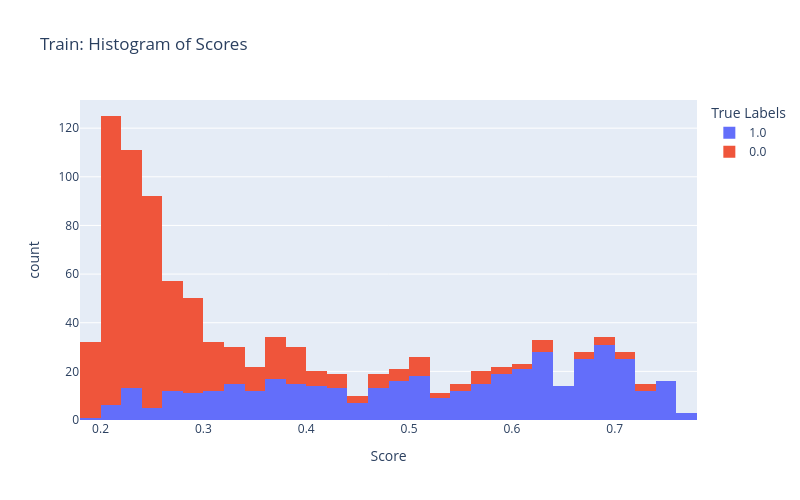
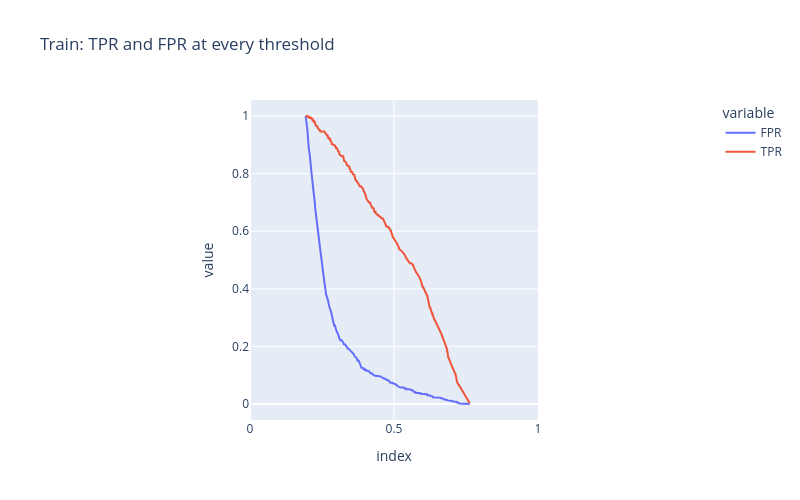
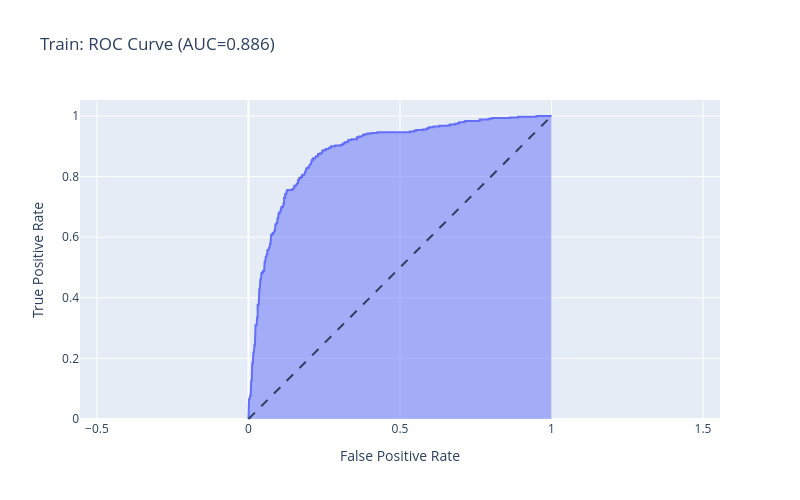
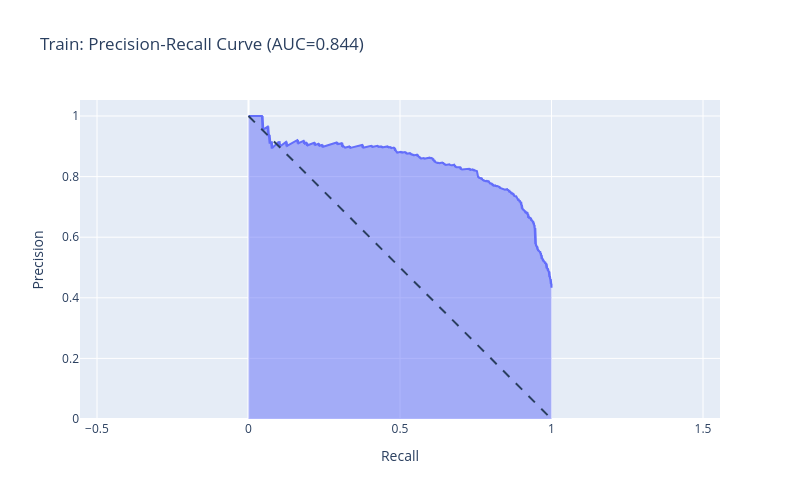

The cell these charts' notebook holds for them, in order:
### Code cell
for y_true, y_score, name in [(train_y_true, train_y_score, 'Train'),
                               (val_y_true, val_y_score, 'Validation')]:
    plot_preliminary_plots(y_true, y_score, name)
    plot_roc_curve(y_true, y_score, name)
    plot_pr_curve(y_true, y_score, name)

### Figure 1 — Plotly figure (JSON) as saved in the notebook; plotly's stock layout.template omitted (floating-point values rounded to 4 significant figures; data arrays with more than 128 entries replaced by an {"elided": "..."} marker saying what was removed)
{"data": [{"bingroup": "x", "hovertemplate": "True Labels=1.0<br>Score=%{x}<br>count=%{y}<extra></extra>", "legendgroup": "1.0", "marker": {"color": "#636efa", "pattern": {"shape": ""}}, "name": "1.0", "nbinsx": 50, "orientation": "v", "showlegend": true, "type": "histogram", "x": {"elided": "430 float values"}, "xaxis": "x", "yaxis": "y"}, {"bingroup": "x", "hovertemplate": "True Labels=0.0<br>Score=%{x}<br>count=%{y}<extra></extra>", "legendgroup": "0.0", "marker": {"color": "#EF553B", "pattern": {"shape": ""}}, "name": "0.0", "nbinsx": 50, "orientation": "v", "showlegend": true, "type": "histogram", "x": {"elided": "562 float values"}, "xaxis": "x", "yaxis": "y"}], "layout": {"barmode": "relative", "height": 500, "legend": {"title": {"text": "True Labels"}, "tracegroupgap": 0}, "title": {"text": "Train: Histogram of Scores"}, "width": 800, "xaxis": {"anchor": "y", "domain": [0, 1], "title": {"text": "Score"}}, "yaxis": {"anchor": "x", "domain": [0, 1], "title": {"text": "count"}}}}

### Figure 2 — Plotly figure (JSON) as saved in the notebook; plotly's stock layout.template omitted (floating-point values rounded to 4 significant figures; data arrays with more than 128 entries replaced by an {"elided": "..."} marker saying what was removed)
{"data": [{"hovertemplate": "variable=FPR<br>index=%{x}<br>value=%{y}<extra></extra>", "legendgroup": "FPR", "line": {"color": "#636efa", "dash": "solid"}, "marker": {"symbol": "circle"}, "mode": "lines", "name": "FPR", "orientation": "v", "showlegend": true, "type": "scatter", "x": {"elided": "278 float values"}, "xaxis": "x", "y": {"elided": "278 float values"}, "yaxis": "y"}, {"hovertemplate": "variable=TPR<br>index=%{x}<br>value=%{y}<extra></extra>", "legendgroup": "TPR", "line": {"color": "#EF553B", "dash": "solid"}, "marker": {"symbol": "circle"}, "mode": "lines", "name": "TPR", "orientation": "v", "showlegend": true, "type": "scatter", "x": {"elided": "278 float values"}, "xaxis": "x", "y": {"elided": "278 float values"}, "yaxis": "y"}], "layout": {"height": 500, "legend": {"title": {"text": "variable"}, "tracegroupgap": 0}, "title": {"text": "Train: TPR and FPR at every threshold"}, "width": 800, "xaxis": {"anchor": "y", "constrain": "domain", "domain": [0, 1], "range": [0, 1], "title": {"text": "index"}}, "yaxis": {"anchor": "x", "domain": [0, 1], "scaleanchor": "x", "scaleratio": 1, "title": {"text": "value"}}}}

### Figure 3 — Plotly figure (JSON) as saved in the notebook; plotly's stock layout.template omitted (floating-point values rounded to 4 significant figures; data arrays with more than 128 entries replaced by an {"elided": "..."} marker saying what was removed)
{"data": [{"fillpattern": {"shape": ""}, "hovertemplate": "False Positive Rate=%{x}<br>True Positive Rate=%{y}<extra></extra>", "legendgroup": "", "line": {"color": "#636efa"}, "marker": {"symbol": "circle"}, "mode": "lines", "name": "", "orientation": "v", "showlegend": false, "stackgroup": "1", "type": "scatter", "x": {"elided": "278 float values"}, "xaxis": "x", "y": {"elided": "278 float values"}, "yaxis": "y"}], "layout": {"height": 500, "legend": {"tracegroupgap": 0}, "shapes": [{"line": {"dash": "dash"}, "type": "line", "x0": 0, "x1": 1, "y0": 0, "y1": 1}], "title": {"text": "Train: ROC Curve (AUC=0.886)"}, "width": 800, "xaxis": {"anchor": "y", "domain": [0, 1], "title": {"text": "False Positive Rate"}}, "yaxis": {"anchor": "x", "domain": [0, 1], "scaleanchor": "x", "scaleratio": 1, "title": {"text": "True Positive Rate"}}}}

### Figure 4 — Plotly figure (JSON) as saved in the notebook; plotly's stock layout.template omitted (floating-point values rounded to 4 significant figures; data arrays with more than 128 entries replaced by an {"elided": "..."} marker saying what was removed)
{"data": [{"fillpattern": {"shape": ""}, "hovertemplate": "Recall=%{x}<br>Precision=%{y}<extra></extra>", "legendgroup": "", "line": {"color": "#636efa"}, "marker": {"symbol": "circle"}, "mode": "lines", "name": "", "orientation": "v", "showlegend": false, "stackgroup": "1", "type": "scatter", "x": {"elided": "993 float values"}, "xaxis": "x", "y": {"elided": "993 float values"}, "yaxis": "y"}], "layout": {"height": 500, "legend": {"tracegroupgap": 0}, "shapes": [{"line": {"dash": "dash"}, "type": "line", "x0": 0, "x1": 1, "y0": 1, "y1": 0}], "title": {"text": "Train: Precision-Recall Curve (AUC=0.844)"}, "width": 800, "xaxis": {"anchor": "y", "domain": [0, 1], "title": {"text": "Recall"}}, "yaxis": {"anchor": "x", "domain": [0, 1], "scaleanchor": "x", "scaleratio": 1, "title": {"text": "Precision"}}}}
